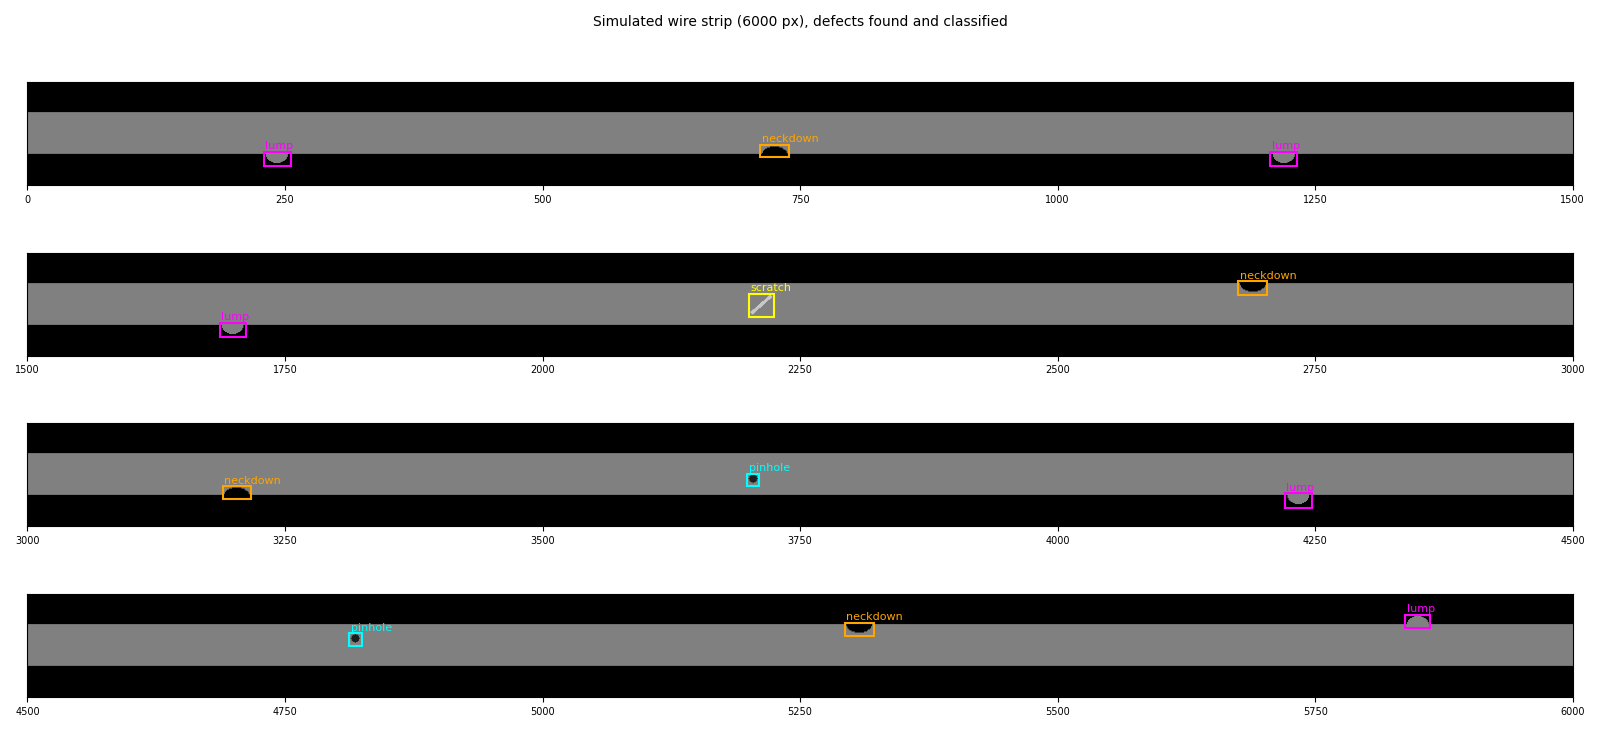

Reproduce this figure in Python.
"""Step 4: simulated line-scan wire inspection. Run with: python demo_strip.py"""
from collections import defaultdict

import cv2
import matplotlib.pyplot as plt
import numpy as np
from matplotlib.patches import Rectangle

from src.defect_detector import WireDefectInspector
from src.strip import CHUNK_W, DEFECT_TYPES, OVERLAP, inspect_strip, make_strip, make_wire, match_detections

COLORS = {"pinhole": "cyan", "scratch": "yellow", "lump": "magenta", "neckdown": "orange", "unknown": "red"}
# threshold 20, not the default 30: 2px diagonal scratches are faint after blurring (see the evaluation below)
STRIP_SETTINGS = dict(threshold=20)


def evaluate(n_strips, sigma, settings):
    """Run n_strips random strips; return (missed, false positives, confusion counts, features per true type)."""
    inspector = WireDefectInspector(make_wire(), **settings)
    missed = false_pos = 0
    confusion = defaultdict(int)
    features = defaultdict(list)
    for seed in range(n_strips):
        strip, truth = make_strip(seed=seed, noise_sigma=sigma)
        pairs, extra = match_detections(inspect_strip(strip, inspector), truth)
        false_pos += len(extra)
        for t, d in pairs:
            if d is None:
                missed += 1
                continue
            confusion[(t["type"], d["type"])] += 1
            features[t["type"]].append([d["area"], d["circularity"], d["aspect_ratio"], d["polarity"]])
    return missed, false_pos, confusion, features


def main():
    n_defects = 12
    inspector = WireDefectInspector(make_wire(), **STRIP_SETTINGS)
    strip, truth = make_strip(seed=0)
    found = inspect_strip(strip, inspector)
    pairs, extra = match_detections(found, truth)

    print(f"STRIP: {strip.shape[1]} x {strip.shape[0]} px, inspected as chunks of {CHUNK_W} px overlapping by {OVERLAP} px")
    print(f"{'true type':10s}{'true box (x, y, w, h)':>26s}   {'classified as':14s}")
    for t, d in pairs:
        print(f"{t['type']:10s}{str(t['box']):>26s}   {d['type'] if d else 'MISSED':14s}{'' if not d or d['type'] == t['type'] else '  <-- wrong'}")
    print(f"false positives: {len(extra)}")

    seg = 1500
    fig, axs = plt.subplots(4, 1, figsize=(16, 7.5))
    for i, ax in enumerate(axs):
        x0 = i * seg
        ax.imshow(cv2.cvtColor(strip[:, x0:x0 + seg], cv2.COLOR_BGR2RGB))
        ax.set_yticks([])
        ax.set_xticks(range(0, seg + 1, 250), [str(x0 + v) for v in range(0, seg + 1, 250)], fontsize=7)
        for d in found:
            if x0 <= d["x"] < x0 + seg:
                ax.add_patch(Rectangle((d["x"] - x0 - 1.5, d["y"] - 1.5), d["w"] + 3, d["h"] + 3, fill=False, ec=COLORS[d["type"]], lw=1.5))
                ax.text(d["x"] - x0, d["y"] - 4, d["type"], color=COLORS[d["type"]], fontsize=8, ha="left")
    fig.suptitle("Simulated wire strip (6000 px), defects found and classified", fontsize=10)
    fig.tight_layout()
    fig.savefig("demo_strip.png", dpi=100)

    n_strips = 30
    _, _, confusion, features = evaluate(n_strips, 0, STRIP_SETTINGS)
    print(f"\nFEATURES the classifier sees (min .. max over {sum(len(v) for v in features.values())} detected defects)")
    print(f"{'true type':10s}{'area':>16s}{'circularity':>16s}{'aspect ratio':>16s}{'polarity':>18s}")
    for k in DEFECT_TYPES:
        a = np.array(features[k])
        print(f"{k:10s}" + "".join(f"{f'{a[:, i].min():.2f}..{a[:, i].max():.2f}':>{w}s}" for i, w in enumerate([16, 16, 16, 18])))
    print("  polarity > 0: brighter than the reference (extra material); < 0: darker (missing material)")

    print(f"\nEVALUATION: {n_strips} random strips x {n_defects} defects = {n_strips * n_defects} true defects, sensor noise added to every pixel")
    print("  cell: missed | false positives | misclassified")
    settings = {"default settings": {}, "threshold=20": STRIP_SETTINGS}
    print(f"{'noise sigma':>12s}" + "".join(f"{name:>22s}" for name in settings))
    for sigma in [0, 3, 6, 10]:
        row = f"{sigma:>12d}"
        for kwargs in settings.values():
            missed, false_pos, conf, _ = evaluate(n_strips, sigma, kwargs)
            wrong = sum(n for (true, pred), n in conf.items() if true != pred)
            row += f"{f'{missed} | {false_pos} | {wrong}':>22s}"
        print(row)

    print("\nCONFUSION at noise sigma 10, threshold=20 (rows: true type, columns: classified as)")
    _, _, conf, _ = evaluate(n_strips, 10, STRIP_SETTINGS)
    print(f"{'':10s}" + "".join(f"{t:>10s}" for t in DEFECT_TYPES))
    for true in DEFECT_TYPES:
        print(f"{true:10s}" + "".join(f"{conf[(true, pred)]:>10d}" for pred in DEFECT_TYPES))
    plt.show()


if __name__ == "__main__":
    main()
